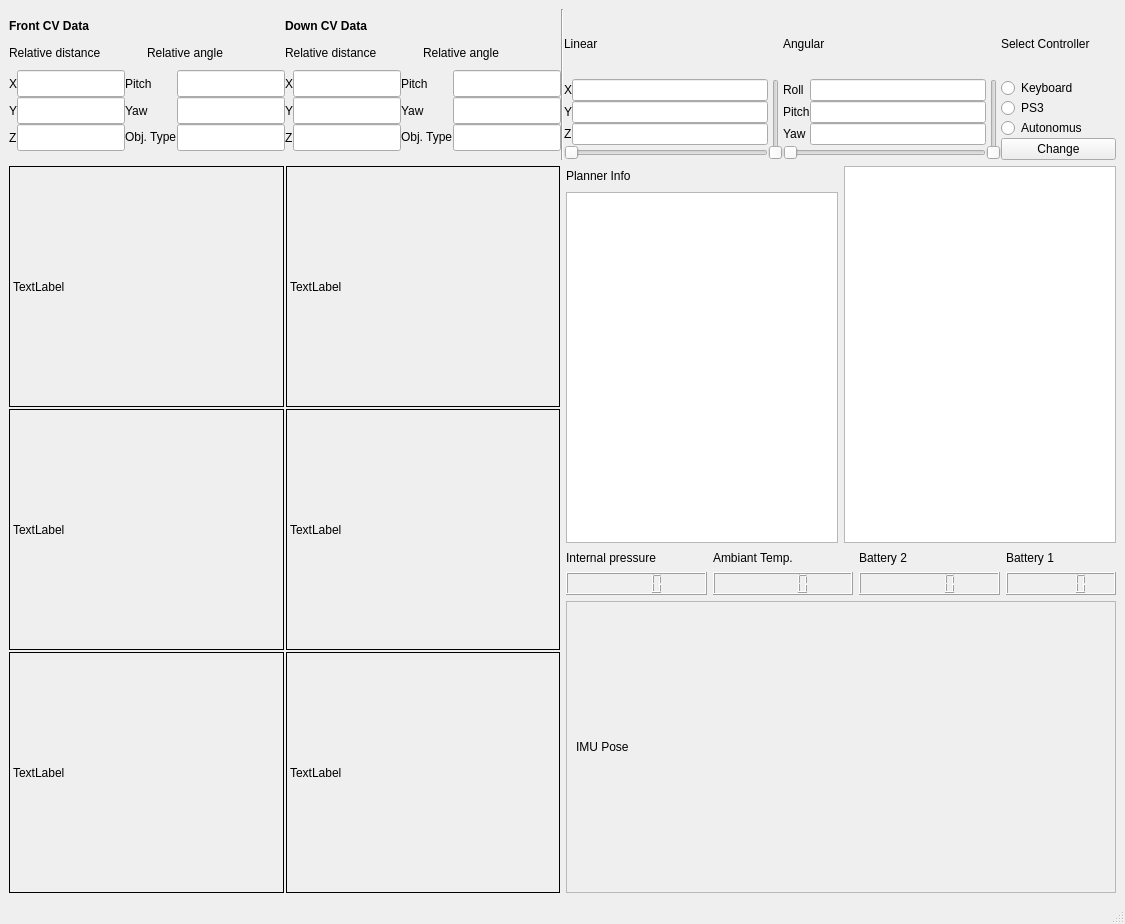
<?xml version="1.0" encoding="UTF-8"?>
<ui version="4.0">
 <class>RoboticsMain</class>
 <widget class="QMainWindow" name="RoboticsMain">
  <property name="geometry">
   <rect>
    <x>0</x>
    <y>0</y>
    <width>1125</width>
    <height>924</height>
   </rect>
  </property>
  <property name="windowTitle">
   <string>Robotics Diagnostics and Testing</string>
  </property>
  <property name="windowIcon">
   <iconset>
    <normaloff>:/Images/Only-Logo.png</normaloff>:/Images/Only-Logo.png</iconset>
  </property>
  <widget class="QWidget" name="centralwidget">
   <layout class="QGridLayout" name="gridLayout_4">
    <item row="0" column="0">
     <layout class="QVBoxLayout" name="verticalLayout_6">
      <item>
       <widget class="QFrame" name="frame_2">
        <property name="maximumSize">
         <size>
          <width>16777215</width>
          <height>151</height>
         </size>
        </property>
        <property name="frameShape">
         <enum>QFrame::NoFrame</enum>
        </property>
        <property name="frameShadow">
         <enum>QFrame::Raised</enum>
        </property>
        <property name="lineWidth">
         <number>0</number>
        </property>
        <layout class="QGridLayout" name="gridLayout_3">
         <property name="leftMargin">
          <number>0</number>
         </property>
         <property name="topMargin">
          <number>0</number>
         </property>
         <property name="rightMargin">
          <number>0</number>
         </property>
         <property name="bottomMargin">
          <number>0</number>
         </property>
         <property name="spacing">
          <number>0</number>
         </property>
         <item row="0" column="0">
          <layout class="QHBoxLayout" name="horizontalLayout_3">
           <item>
            <layout class="QVBoxLayout" name="verticalLayout_3">
             <item>
              <layout class="QHBoxLayout" name="horizontalLayout_2">
               <item>
                <widget class="QLabel" name="label_2">
                 <property name="maximumSize">
                  <size>
                   <width>16777215</width>
                   <height>17</height>
                  </size>
                 </property>
                 <property name="text">
                  <string>&lt;html&gt;&lt;head/&gt;&lt;body&gt;&lt;p&gt;&lt;span style=&quot; font-weight:600;&quot;&gt;Front CV Data&lt;/span&gt;&lt;/p&gt;&lt;/body&gt;&lt;/html&gt;</string>
                 </property>
                </widget>
               </item>
               <item>
                <widget class="QLabel" name="label_3">
                 <property name="maximumSize">
                  <size>
                   <width>282</width>
                   <height>17</height>
                  </size>
                 </property>
                 <property name="text">
                  <string>&lt;html&gt;&lt;head/&gt;&lt;body&gt;&lt;p&gt;&lt;span style=&quot; font-weight:600;&quot;&gt;Down CV Data&lt;/span&gt;&lt;/p&gt;&lt;/body&gt;&lt;/html&gt;</string>
                 </property>
                </widget>
               </item>
              </layout>
             </item>
             <item>
              <layout class="QHBoxLayout" name="horizontalLayout">
               <item>
                <widget class="QLabel" name="label_7">
                 <property name="maximumSize">
                  <size>
                   <width>16777215</width>
                   <height>17</height>
                  </size>
                 </property>
                 <property name="text">
                  <string>Relative distance</string>
                 </property>
                </widget>
               </item>
               <item>
                <widget class="QLabel" name="label_6">
                 <property name="maximumSize">
                  <size>
                   <width>16777215</width>
                   <height>17</height>
                  </size>
                 </property>
                 <property name="text">
                  <string>Relative angle</string>
                 </property>
                </widget>
               </item>
               <item>
                <widget class="QLabel" name="label_22">
                 <property name="maximumSize">
                  <size>
                   <width>16777215</width>
                   <height>17</height>
                  </size>
                 </property>
                 <property name="text">
                  <string>Relative distance</string>
                 </property>
                </widget>
               </item>
               <item>
                <widget class="QLabel" name="label_26">
                 <property name="maximumSize">
                  <size>
                   <width>16777215</width>
                   <height>17</height>
                  </size>
                 </property>
                 <property name="text">
                  <string>Relative angle</string>
                 </property>
                </widget>
               </item>
              </layout>
             </item>
             <item>
              <layout class="QGridLayout" name="gridLayout">
               <item row="0" column="0">
                <widget class="QLabel" name="label_8">
                 <property name="maximumSize">
                  <size>
                   <width>16777215</width>
                   <height>27</height>
                  </size>
                 </property>
                 <property name="text">
                  <string>X</string>
                 </property>
                </widget>
               </item>
               <item row="0" column="1">
                <widget class="QLineEdit" name="front_x">
                 <property name="maximumSize">
                  <size>
                   <width>16777215</width>
                   <height>27</height>
                  </size>
                 </property>
                </widget>
               </item>
               <item row="0" column="2">
                <widget class="QLabel" name="label_21">
                 <property name="maximumSize">
                  <size>
                   <width>16777215</width>
                   <height>27</height>
                  </size>
                 </property>
                 <property name="text">
                  <string>Pitch</string>
                 </property>
                </widget>
               </item>
               <item row="0" column="3">
                <widget class="QLineEdit" name="front_pitch">
                 <property name="maximumSize">
                  <size>
                   <width>16777215</width>
                   <height>27</height>
                  </size>
                 </property>
                </widget>
               </item>
               <item row="0" column="4">
                <widget class="QLabel" name="label_24">
                 <property name="text">
                  <string>X</string>
                 </property>
                </widget>
               </item>
               <item row="0" column="5">
                <widget class="QLineEdit" name="down_x">
                 <property name="maximumSize">
                  <size>
                   <width>16777215</width>
                   <height>27</height>
                  </size>
                 </property>
                </widget>
               </item>
               <item row="0" column="6">
                <widget class="QLabel" name="label_28">
                 <property name="maximumSize">
                  <size>
                   <width>16777215</width>
                   <height>27</height>
                  </size>
                 </property>
                 <property name="text">
                  <string>Pitch</string>
                 </property>
                </widget>
               </item>
               <item row="0" column="7">
                <widget class="QLineEdit" name="down_pitch">
                 <property name="maximumSize">
                  <size>
                   <width>16777215</width>
                   <height>27</height>
                  </size>
                 </property>
                </widget>
               </item>
               <item row="1" column="0">
                <widget class="QLabel" name="label_9">
                 <property name="maximumSize">
                  <size>
                   <width>16777215</width>
                   <height>27</height>
                  </size>
                 </property>
                 <property name="text">
                  <string>Y</string>
                 </property>
                </widget>
               </item>
               <item row="1" column="1">
                <widget class="QLineEdit" name="front_y">
                 <property name="maximumSize">
                  <size>
                   <width>16777215</width>
                   <height>27</height>
                  </size>
                 </property>
                </widget>
               </item>
               <item row="1" column="2">
                <widget class="QLabel" name="label_20">
                 <property name="maximumSize">
                  <size>
                   <width>16777215</width>
                   <height>27</height>
                  </size>
                 </property>
                 <property name="text">
                  <string>Yaw</string>
                 </property>
                </widget>
               </item>
               <item row="1" column="3">
                <widget class="QLineEdit" name="front_yaw">
                 <property name="maximumSize">
                  <size>
                   <width>16777215</width>
                   <height>27</height>
                  </size>
                 </property>
                </widget>
               </item>
               <item row="1" column="4">
                <widget class="QLabel" name="label_25">
                 <property name="text">
                  <string>Y</string>
                 </property>
                </widget>
               </item>
               <item row="1" column="5">
                <widget class="QLineEdit" name="down_y">
                 <property name="maximumSize">
                  <size>
                   <width>16777215</width>
                   <height>27</height>
                  </size>
                 </property>
                </widget>
               </item>
               <item row="1" column="6">
                <widget class="QLabel" name="label_27">
                 <property name="maximumSize">
                  <size>
                   <width>16777215</width>
                   <height>27</height>
                  </size>
                 </property>
                 <property name="text">
                  <string>Yaw</string>
                 </property>
                </widget>
               </item>
               <item row="1" column="7">
                <widget class="QLineEdit" name="down_aw">
                 <property name="maximumSize">
                  <size>
                   <width>16777215</width>
                   <height>27</height>
                  </size>
                 </property>
                </widget>
               </item>
               <item row="2" column="0">
                <widget class="QLabel" name="label_10">
                 <property name="maximumSize">
                  <size>
                   <width>16777215</width>
                   <height>27</height>
                  </size>
                 </property>
                 <property name="text">
                  <string>Z</string>
                 </property>
                </widget>
               </item>
               <item row="2" column="1">
                <widget class="QLineEdit" name="front_z">
                 <property name="maximumSize">
                  <size>
                   <width>16777215</width>
                   <height>27</height>
                  </size>
                 </property>
                </widget>
               </item>
               <item row="2" column="2">
                <widget class="QLabel" name="label">
                 <property name="maximumSize">
                  <size>
                   <width>16777215</width>
                   <height>27</height>
                  </size>
                 </property>
                 <property name="text">
                  <string>&lt;html&gt;&lt;head/&gt;&lt;body&gt;&lt;p&gt;Obj. Type&lt;/p&gt;&lt;/body&gt;&lt;/html&gt;</string>
                 </property>
                </widget>
               </item>
               <item row="2" column="3">
                <widget class="QLineEdit" name="front_objType">
                 <property name="maximumSize">
                  <size>
                   <width>16777215</width>
                   <height>27</height>
                  </size>
                 </property>
                </widget>
               </item>
               <item row="2" column="4">
                <widget class="QLabel" name="label_23">
                 <property name="text">
                  <string>Z</string>
                 </property>
                </widget>
               </item>
               <item row="2" column="5">
                <widget class="QLineEdit" name="down_z">
                 <property name="maximumSize">
                  <size>
                   <width>16777215</width>
                   <height>27</height>
                  </size>
                 </property>
                </widget>
               </item>
               <item row="2" column="6">
                <widget class="QLabel" name="label_29">
                 <property name="maximumSize">
                  <size>
                   <width>16777215</width>
                   <height>27</height>
                  </size>
                 </property>
                 <property name="text">
                  <string>&lt;html&gt;&lt;head/&gt;&lt;body&gt;&lt;p&gt;Obj. Type&lt;/p&gt;&lt;/body&gt;&lt;/html&gt;</string>
                 </property>
                </widget>
               </item>
               <item row="2" column="7">
                <widget class="QLineEdit" name="down_objType">
                 <property name="maximumSize">
                  <size>
                   <width>16777215</width>
                   <height>27</height>
                  </size>
                 </property>
                </widget>
               </item>
              </layout>
             </item>
            </layout>
           </item>
           <item>
            <widget class="Line" name="line_2">
             <property name="orientation">
              <enum>Qt::Vertical</enum>
             </property>
            </widget>
           </item>
           <item>
            <layout class="QGridLayout" name="linear_cmd_vel" rowstretch="1,3,1" columnstretch="1,1">
             <item row="2" column="0">
              <widget class="QSlider" name="linearHorizantal">
               <property name="orientation">
                <enum>Qt::Horizontal</enum>
               </property>
              </widget>
             </item>
             <item row="1" column="1" rowspan="2">
              <widget class="QSlider" name="linearVertical">
               <property name="orientation">
                <enum>Qt::Vertical</enum>
               </property>
              </widget>
             </item>
             <item row="1" column="0">
              <layout class="QGridLayout" name="gridLayout_2">
               <item row="0" column="1">
                <widget class="QLineEdit" name="linearX"/>
               </item>
               <item row="0" column="0">
                <widget class="QLabel" name="label_11">
                 <property name="text">
                  <string>X</string>
                 </property>
                </widget>
               </item>
               <item row="1" column="1">
                <widget class="QLineEdit" name="linearY"/>
               </item>
               <item row="2" column="1">
                <widget class="QLineEdit" name="linearZ"/>
               </item>
               <item row="1" column="0">
                <widget class="QLabel" name="label_12">
                 <property name="text">
                  <string>Y</string>
                 </property>
                </widget>
               </item>
               <item row="2" column="0">
                <widget class="QLabel" name="label_13">
                 <property name="text">
                  <string>Z</string>
                 </property>
                </widget>
               </item>
              </layout>
             </item>
             <item row="0" column="0">
              <widget class="QLabel" name="label_17">
               <property name="text">
                <string>Linear</string>
               </property>
              </widget>
             </item>
            </layout>
           </item>
           <item>
            <layout class="QGridLayout" name="angularcmd_vel" rowstretch="1,0,0">
             <property name="sizeConstraint">
              <enum>QLayout::SetFixedSize</enum>
             </property>
             <item row="1" column="0">
              <layout class="QGridLayout" name="gridLayout_5">
               <item row="0" column="1">
                <widget class="QLineEdit" name="angularX"/>
               </item>
               <item row="0" column="0">
                <widget class="QLabel" name="label_14">
                 <property name="text">
                  <string>Roll</string>
                 </property>
                </widget>
               </item>
               <item row="1" column="1">
                <widget class="QLineEdit" name="angularY"/>
               </item>
               <item row="2" column="1">
                <widget class="QLineEdit" name="angularZ"/>
               </item>
               <item row="1" column="0">
                <widget class="QLabel" name="label_15">
                 <property name="text">
                  <string>Pitch</string>
                 </property>
                </widget>
               </item>
               <item row="2" column="0">
                <widget class="QLabel" name="label_16">
                 <property name="text">
                  <string>Yaw</string>
                 </property>
                </widget>
               </item>
              </layout>
             </item>
             <item row="2" column="0">
              <widget class="QSlider" name="angularHorizantal">
               <property name="orientation">
                <enum>Qt::Horizontal</enum>
               </property>
              </widget>
             </item>
             <item row="0" column="0">
              <widget class="QLabel" name="label_18">
               <property name="text">
                <string>Angular</string>
               </property>
              </widget>
             </item>
             <item row="1" column="1" rowspan="2">
              <widget class="QSlider" name="angularVertical">
               <property name="orientation">
                <enum>Qt::Vertical</enum>
               </property>
              </widget>
             </item>
            </layout>
           </item>
           <item>
            <layout class="QVBoxLayout" name="controller_select">
             <item>
              <widget class="QLabel" name="label_19">
               <property name="minimumSize">
                <size>
                 <width>115</width>
                 <height>0</height>
                </size>
               </property>
               <property name="maximumSize">
                <size>
                 <width>115</width>
                 <height>16777215</height>
                </size>
               </property>
               <property name="text">
                <string>Select Controller</string>
               </property>
              </widget>
             </item>
             <item>
              <widget class="QRadioButton" name="keyboardControl">
               <property name="minimumSize">
                <size>
                 <width>115</width>
                 <height>0</height>
                </size>
               </property>
               <property name="maximumSize">
                <size>
                 <width>115</width>
                 <height>16777215</height>
                </size>
               </property>
               <property name="text">
                <string>Keyboard</string>
               </property>
              </widget>
             </item>
             <item>
              <widget class="QRadioButton" name="manualControl">
               <property name="minimumSize">
                <size>
                 <width>115</width>
                 <height>0</height>
                </size>
               </property>
               <property name="maximumSize">
                <size>
                 <width>115</width>
                 <height>16777215</height>
                </size>
               </property>
               <property name="text">
                <string>PS3</string>
               </property>
              </widget>
             </item>
             <item>
              <widget class="QRadioButton" name="autonomousControl">
               <property name="minimumSize">
                <size>
                 <width>115</width>
                 <height>0</height>
                </size>
               </property>
               <property name="maximumSize">
                <size>
                 <width>115</width>
                 <height>16777215</height>
                </size>
               </property>
               <property name="text">
                <string>Autonomus</string>
               </property>
              </widget>
             </item>
             <item>
              <widget class="QPushButton" name="attemptPS3">
               <property name="minimumSize">
                <size>
                 <width>115</width>
                 <height>0</height>
                </size>
               </property>
               <property name="maximumSize">
                <size>
                 <width>115</width>
                 <height>16777215</height>
                </size>
               </property>
               <property name="text">
                <string>Change</string>
               </property>
              </widget>
             </item>
            </layout>
           </item>
          </layout>
         </item>
        </layout>
       </widget>
      </item>
      <item>
       <layout class="QHBoxLayout" name="horizontalLayout_5" stretch="1,1">
        <item>
         <layout class="QVBoxLayout" name="verticalLayout">
          <item>
           <layout class="QGridLayout" name="vid_array">
            <property name="spacing">
             <number>2</number>
            </property>
            <item row="0" column="0">
             <widget class="QLabel" name="preLeft">
              <property name="minimumSize">
               <size>
                <width>250</width>
                <height>230</height>
               </size>
              </property>
              <property name="maximumSize">
               <size>
                <width>500</width>
                <height>450</height>
               </size>
              </property>
              <property name="frameShape">
               <enum>QFrame::Box</enum>
              </property>
              <property name="text">
               <string>TextLabel</string>
              </property>
              <property name="scaledContents">
               <bool>true</bool>
              </property>
             </widget>
            </item>
            <item row="1" column="0">
             <widget class="QLabel" name="preRight">
              <property name="minimumSize">
               <size>
                <width>250</width>
                <height>230</height>
               </size>
              </property>
              <property name="maximumSize">
               <size>
                <width>500</width>
                <height>450</height>
               </size>
              </property>
              <property name="frameShape">
               <enum>QFrame::Box</enum>
              </property>
              <property name="text">
               <string>TextLabel</string>
              </property>
              <property name="scaledContents">
               <bool>true</bool>
              </property>
             </widget>
            </item>
            <item row="0" column="1">
             <widget class="QLabel" name="postLeft">
              <property name="minimumSize">
               <size>
                <width>250</width>
                <height>230</height>
               </size>
              </property>
              <property name="maximumSize">
               <size>
                <width>500</width>
                <height>450</height>
               </size>
              </property>
              <property name="frameShape">
               <enum>QFrame::Box</enum>
              </property>
              <property name="text">
               <string>TextLabel</string>
              </property>
              <property name="scaledContents">
               <bool>true</bool>
              </property>
             </widget>
            </item>
            <item row="2" column="0">
             <widget class="QLabel" name="preBottom">
              <property name="minimumSize">
               <size>
                <width>250</width>
                <height>230</height>
               </size>
              </property>
              <property name="maximumSize">
               <size>
                <width>500</width>
                <height>450</height>
               </size>
              </property>
              <property name="frameShape">
               <enum>QFrame::Box</enum>
              </property>
              <property name="text">
               <string>TextLabel</string>
              </property>
              <property name="scaledContents">
               <bool>true</bool>
              </property>
             </widget>
            </item>
            <item row="1" column="1">
             <widget class="QLabel" name="postRight">
              <property name="minimumSize">
               <size>
                <width>250</width>
                <height>230</height>
               </size>
              </property>
              <property name="maximumSize">
               <size>
                <width>500</width>
                <height>450</height>
               </size>
              </property>
              <property name="frameShape">
               <enum>QFrame::Box</enum>
              </property>
              <property name="text">
               <string>TextLabel</string>
              </property>
              <property name="scaledContents">
               <bool>true</bool>
              </property>
             </widget>
            </item>
            <item row="2" column="1">
             <widget class="QLabel" name="posBottom">
              <property name="minimumSize">
               <size>
                <width>250</width>
                <height>230</height>
               </size>
              </property>
              <property name="maximumSize">
               <size>
                <width>500</width>
                <height>450</height>
               </size>
              </property>
              <property name="frameShape">
               <enum>QFrame::Box</enum>
              </property>
              <property name="text">
               <string>TextLabel</string>
              </property>
              <property name="scaledContents">
               <bool>true</bool>
              </property>
             </widget>
            </item>
           </layout>
          </item>
         </layout>
        </item>
        <item>
         <layout class="QVBoxLayout" name="verticalLayout_4">
          <item>
           <layout class="QHBoxLayout" name="horizontalLayout_4">
            <item>
             <layout class="QVBoxLayout" name="verticalLayout_2">
              <item>
               <widget class="QLabel" name="label_30">
                <property name="maximumSize">
                 <size>
                  <width>16777215</width>
                  <height>20</height>
                 </size>
                </property>
                <property name="text">
                 <string>Planner Info</string>
                </property>
               </widget>
              </item>
              <item>
               <widget class="QTextEdit" name="logObject">
                <property name="sizePolicy">
                 <sizepolicy hsizetype="Expanding" vsizetype="Fixed">
                  <horstretch>0</horstretch>
                  <verstretch>0</verstretch>
                 </sizepolicy>
                </property>
                <property name="minimumSize">
                 <size>
                  <width>210</width>
                  <height>0</height>
                 </size>
                </property>
                <property name="maximumSize">
                 <size>
                  <width>1220223</width>
                  <height>12312312</height>
                 </size>
                </property>
               </widget>
              </item>
             </layout>
            </item>
            <item>
             <widget class="GraphicsLayoutWidget" name="imugraphics">
              <property name="enabled">
               <bool>true</bool>
              </property>
              <property name="minimumSize">
               <size>
                <width>0</width>
                <height>0</height>
               </size>
              </property>
              <property name="maximumSize">
               <size>
                <width>1920</width>
                <height>980</height>
               </size>
              </property>
             </widget>
            </item>
           </layout>
          </item>
          <item>
           <layout class="QVBoxLayout" name="verticalLayout_5">
            <item>
             <layout class="QGridLayout" name="gridLayout_6" columnstretch="0,0,0,0" columnminimumwidth="100,100,100,100">
              <item row="1" column="3">
               <widget class="QLCDNumber" name="bat_lcd1"/>
              </item>
              <item row="1" column="1">
               <widget class="QLCDNumber" name="temp_ind"/>
              </item>
              <item row="0" column="1">
               <widget class="QLabel" name="label_31">
                <property name="text">
                 <string>Ambiant Temp.</string>
                </property>
               </widget>
              </item>
              <item row="0" column="3">
               <widget class="QLabel" name="bat_lbl">
                <property name="minimumSize">
                 <size>
                  <width>0</width>
                  <height>17</height>
                 </size>
                </property>
                <property name="maximumSize">
                 <size>
                  <width>110</width>
                  <height>17</height>
                 </size>
                </property>
                <property name="text">
                 <string>Battery 1</string>
                </property>
               </widget>
              </item>
              <item row="0" column="0">
               <widget class="QLabel" name="label_5">
                <property name="maximumSize">
                 <size>
                  <width>16777215</width>
                  <height>17</height>
                 </size>
                </property>
                <property name="text">
                 <string>Internal pressure</string>
                </property>
               </widget>
              </item>
              <item row="1" column="2">
               <widget class="QLCDNumber" name="bat_lcd2"/>
              </item>
              <item row="0" column="2">
               <widget class="QLabel" name="label_32">
                <property name="text">
                 <string>Battery 2</string>
                </property>
               </widget>
              </item>
              <item row="1" column="0">
               <widget class="QLCDNumber" name="pressure_lcd"/>
              </item>
             </layout>
            </item>
           </layout>
          </item>
          <item>
           <widget class="QFrame" name="frame">
            <property name="minimumSize">
             <size>
              <width>419</width>
              <height>292</height>
             </size>
            </property>
            <property name="frameShape">
             <enum>QFrame::StyledPanel</enum>
            </property>
            <property name="frameShadow">
             <enum>QFrame::Raised</enum>
            </property>
            <layout class="QGridLayout" name="gridLayout_8">
             <item row="1" column="0">
              <layout class="QVBoxLayout" name="poseVizFrame">
               <property name="sizeConstraint">
                <enum>QLayout::SetDefaultConstraint</enum>
               </property>
              </layout>
             </item>
             <item row="0" column="0">
              <widget class="QLabel" name="label_4">
               <property name="maximumSize">
                <size>
                 <width>16777215</width>
                 <height>17</height>
                </size>
               </property>
               <property name="text">
                <string>IMU Pose</string>
               </property>
              </widget>
             </item>
            </layout>
           </widget>
          </item>
         </layout>
        </item>
       </layout>
      </item>
     </layout>
    </item>
   </layout>
   <zorder></zorder>
  </widget>
  <widget class="QMenuBar" name="menubar">
   <property name="geometry">
    <rect>
     <x>0</x>
     <y>0</y>
     <width>1125</width>
     <height>25</height>
    </rect>
   </property>
  </widget>
  <widget class="QStatusBar" name="statusbar"/>
 </widget>
 <customwidgets>
  <customwidget>
   <class>GraphicsLayoutWidget</class>
   <extends>QGraphicsView</extends>
   <header>pyqtgraph</header>
  </customwidget>
 </customwidgets>
 <resources/>
 <connections/>
</ui>
